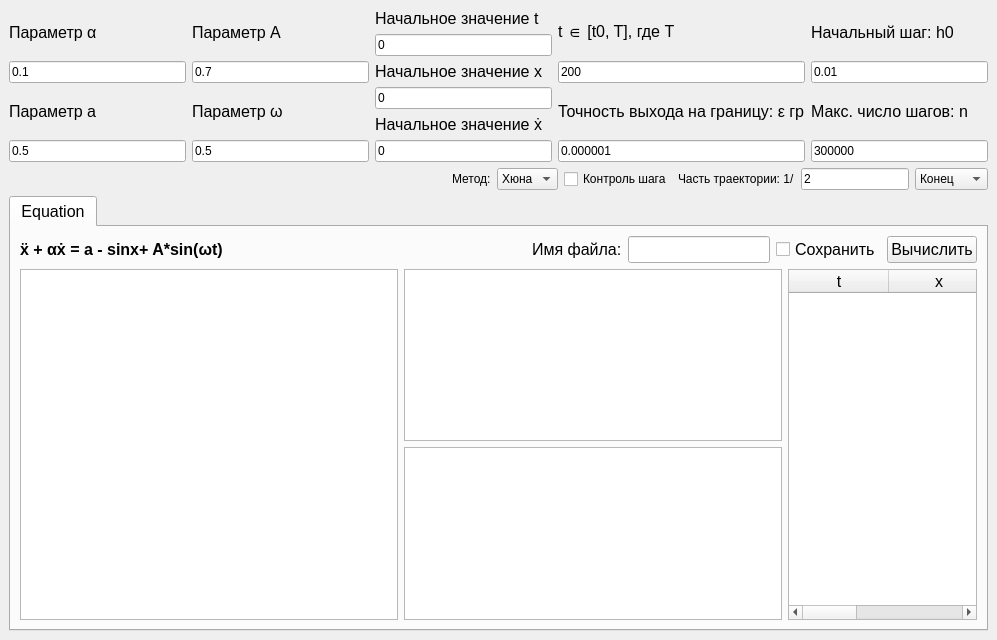
<?xml version="1.0" encoding="UTF-8"?>
<ui version="4.0">
 <class>MainWindow</class>
 <widget class="QMainWindow" name="MainWindow">
  <property name="geometry">
   <rect>
    <x>0</x>
    <y>0</y>
    <width>997</width>
    <height>640</height>
   </rect>
  </property>
  <property name="sizePolicy">
   <sizepolicy hsizetype="Preferred" vsizetype="Preferred">
    <horstretch>0</horstretch>
    <verstretch>0</verstretch>
   </sizepolicy>
  </property>
  <property name="sizeIncrement">
   <size>
    <width>0</width>
    <height>0</height>
   </size>
  </property>
  <property name="windowTitle">
   <string>MainWindow</string>
  </property>
  <widget class="QWidget" name="centralwidget">
   <property name="enabled">
    <bool>true</bool>
   </property>
   <property name="sizePolicy">
    <sizepolicy hsizetype="Preferred" vsizetype="Preferred">
     <horstretch>0</horstretch>
     <verstretch>0</verstretch>
    </sizepolicy>
   </property>
   <property name="layoutDirection">
    <enum>Qt::LeftToRight</enum>
   </property>
   <property name="autoFillBackground">
    <bool>false</bool>
   </property>
   <layout class="QGridLayout" name="gridLayout">
    <item row="0" column="0">
     <layout class="QVBoxLayout" name="verticalLayout_6">
      <item>
       <layout class="QHBoxLayout" name="horizontalLayout_2">
        <item>
         <layout class="QVBoxLayout" name="verticalLayout_15">
          <item>
           <layout class="QVBoxLayout" name="verticalLayout_11">
            <item>
             <widget class="QLabel" name="label_10">
              <property name="font">
               <font>
                <pointsize>12</pointsize>
               </font>
              </property>
              <property name="text">
               <string>Параметр α</string>
              </property>
             </widget>
            </item>
            <item>
             <widget class="QLineEdit" name="alpha">
              <property name="text">
               <string>0.1</string>
              </property>
             </widget>
            </item>
           </layout>
          </item>
          <item>
           <layout class="QVBoxLayout" name="verticalLayout_10">
            <item>
             <widget class="QLabel" name="label_8">
              <property name="font">
               <font>
                <pointsize>12</pointsize>
               </font>
              </property>
              <property name="text">
               <string>Параметр a</string>
              </property>
             </widget>
            </item>
            <item>
             <widget class="QLineEdit" name="a">
              <property name="text">
               <string>0.5</string>
              </property>
             </widget>
            </item>
           </layout>
          </item>
         </layout>
        </item>
        <item>
         <layout class="QVBoxLayout" name="verticalLayout_16">
          <item>
           <layout class="QVBoxLayout" name="verticalLayout_13">
            <item>
             <widget class="QLabel" name="label_14">
              <property name="font">
               <font>
                <pointsize>12</pointsize>
               </font>
              </property>
              <property name="text">
               <string>Параметр A</string>
              </property>
             </widget>
            </item>
            <item>
             <widget class="QLineEdit" name="A">
              <property name="text">
               <string>0.7</string>
              </property>
             </widget>
            </item>
           </layout>
          </item>
          <item>
           <layout class="QVBoxLayout" name="verticalLayout_14">
            <item>
             <widget class="QLabel" name="label_16">
              <property name="font">
               <font>
                <pointsize>12</pointsize>
               </font>
              </property>
              <property name="text">
               <string>Параметр ω</string>
              </property>
             </widget>
            </item>
            <item>
             <widget class="QLineEdit" name="omega">
              <property name="text">
               <string>0.5</string>
              </property>
             </widget>
            </item>
           </layout>
          </item>
         </layout>
        </item>
        <item>
         <layout class="QVBoxLayout" name="verticalLayout_22">
          <item>
           <layout class="QVBoxLayout" name="verticalLayout">
            <item>
             <widget class="QLabel" name="label">
              <property name="font">
               <font>
                <pointsize>12</pointsize>
               </font>
              </property>
              <property name="text">
               <string>Начальное значение t</string>
              </property>
             </widget>
            </item>
            <item>
             <widget class="QLineEdit" name="x0">
              <property name="text">
               <string>0</string>
              </property>
             </widget>
            </item>
           </layout>
          </item>
          <item>
           <layout class="QVBoxLayout" name="verticalLayout_2">
            <item>
             <widget class="QLabel" name="label_3">
              <property name="font">
               <font>
                <pointsize>12</pointsize>
                <bold>false</bold>
               </font>
              </property>
              <property name="text">
               <string>Начальное значение x</string>
              </property>
             </widget>
            </item>
            <item>
             <widget class="QLineEdit" name="u1">
              <property name="text">
               <string>0</string>
              </property>
             </widget>
            </item>
           </layout>
          </item>
          <item>
           <layout class="QVBoxLayout" name="verticalLayout_3">
            <item>
             <widget class="QLabel" name="label_15">
              <property name="font">
               <font>
                <pointsize>12</pointsize>
                <bold>false</bold>
               </font>
              </property>
              <property name="text">
               <string>Начальное значение ẋ</string>
              </property>
             </widget>
            </item>
            <item>
             <widget class="QLineEdit" name="u2">
              <property name="text">
               <string>0</string>
              </property>
             </widget>
            </item>
           </layout>
          </item>
         </layout>
        </item>
        <item>
         <layout class="QVBoxLayout" name="verticalLayout_17">
          <item>
           <layout class="QVBoxLayout" name="verticalLayout_4">
            <item>
             <widget class="QLabel" name="label_2">
              <property name="font">
               <font>
                <pointsize>12</pointsize>
               </font>
              </property>
              <property name="text">
               <string>t ∈ [t0, T], где T</string>
              </property>
             </widget>
            </item>
            <item>
             <widget class="QLineEdit" name="border">
              <property name="text">
               <string>200</string>
              </property>
             </widget>
            </item>
           </layout>
          </item>
          <item>
           <layout class="QVBoxLayout" name="verticalLayout_5">
            <item>
             <widget class="QLabel" name="label_5">
              <property name="font">
               <font>
                <pointsize>12</pointsize>
               </font>
              </property>
              <property name="text">
               <string>Точность выхода на границу: ε гр</string>
              </property>
             </widget>
            </item>
            <item>
             <widget class="QLineEdit" name="eps_border">
              <property name="text">
               <string>0.000001</string>
              </property>
             </widget>
            </item>
           </layout>
          </item>
         </layout>
        </item>
        <item>
         <layout class="QVBoxLayout" name="verticalLayout_21">
          <item>
           <layout class="QVBoxLayout" name="verticalLayout_7">
            <item>
             <widget class="QLabel" name="label_4">
              <property name="font">
               <font>
                <pointsize>12</pointsize>
               </font>
              </property>
              <property name="text">
               <string>Начальный шаг: h0</string>
              </property>
             </widget>
            </item>
            <item>
             <widget class="QLineEdit" name="h0">
              <property name="text">
               <string>0.01</string>
              </property>
             </widget>
            </item>
           </layout>
          </item>
          <item>
           <layout class="QVBoxLayout" name="verticalLayout_9">
            <item>
             <widget class="QLabel" name="label_6">
              <property name="font">
               <font>
                <pointsize>12</pointsize>
               </font>
              </property>
              <property name="text">
               <string>Макс. число шагов: n</string>
              </property>
             </widget>
            </item>
            <item>
             <widget class="QLineEdit" name="n">
              <property name="text">
               <string>300000</string>
              </property>
             </widget>
            </item>
           </layout>
          </item>
         </layout>
        </item>
       </layout>
      </item>
      <item>
       <layout class="QHBoxLayout" name="horizontalLayout">
        <item>
         <spacer name="horizontalSpacer">
          <property name="orientation">
           <enum>Qt::Horizontal</enum>
          </property>
          <property name="sizeHint" stdset="0">
           <size>
            <width>40</width>
            <height>20</height>
           </size>
          </property>
         </spacer>
        </item>
        <item>
         <widget class="QLabel" name="label_9">
          <property name="text">
           <string>Метод:</string>
          </property>
         </widget>
        </item>
        <item>
         <widget class="QComboBox" name="method">
          <item>
           <property name="text">
            <string>Хюна</string>
           </property>
          </item>
          <item>
           <property name="text">
            <string>РК 4</string>
           </property>
          </item>
         </widget>
        </item>
        <item>
         <widget class="QCheckBox" name="step_control">
          <property name="text">
           <string>Контроль шага</string>
          </property>
         </widget>
        </item>
        <item>
         <widget class="QLabel" name="label_7">
          <property name="text">
           <string>Часть траектории: 1/</string>
          </property>
         </widget>
        </item>
        <item>
         <widget class="QLineEdit" name="part">
          <property name="sizePolicy">
           <sizepolicy hsizetype="Preferred" vsizetype="Fixed">
            <horstretch>0</horstretch>
            <verstretch>0</verstretch>
           </sizepolicy>
          </property>
          <property name="text">
           <string>2</string>
          </property>
         </widget>
        </item>
        <item>
         <widget class="QComboBox" name="select_border">
          <property name="currentIndex">
           <number>1</number>
          </property>
          <item>
           <property name="text">
            <string>Начало</string>
           </property>
          </item>
          <item>
           <property name="text">
            <string>Конец</string>
           </property>
          </item>
         </widget>
        </item>
       </layout>
      </item>
     </layout>
    </item>
    <item row="1" column="0">
     <widget class="QTabWidget" name="tab_widget">
      <property name="sizePolicy">
       <sizepolicy hsizetype="Expanding" vsizetype="Expanding">
        <horstretch>0</horstretch>
        <verstretch>0</verstretch>
       </sizepolicy>
      </property>
      <property name="font">
       <font>
        <pointsize>12</pointsize>
       </font>
      </property>
      <property name="currentIndex">
       <number>0</number>
      </property>
      <widget class="QWidget" name="equation_3">
       <attribute name="title">
        <string>Equation</string>
       </attribute>
       <layout class="QGridLayout" name="gridLayout_3">
        <item row="0" column="0">
         <layout class="QVBoxLayout" name="verticalLayout_24">
          <item>
           <layout class="QHBoxLayout" name="horizontalLayout_4">
            <item>
             <widget class="QLabel" name="label_13">
              <property name="font">
               <font>
                <pointsize>12</pointsize>
                <bold>true</bold>
               </font>
              </property>
              <property name="text">
               <string>ẍ + αẋ = a - sinx+ A*sin(ωt)</string>
              </property>
             </widget>
            </item>
            <item>
             <spacer name="horizontalSpacer_3">
              <property name="orientation">
               <enum>Qt::Horizontal</enum>
              </property>
              <property name="sizeHint" stdset="0">
               <size>
                <width>40</width>
                <height>20</height>
               </size>
              </property>
             </spacer>
            </item>
            <item>
             <widget class="QLabel" name="label_17">
              <property name="font">
               <font>
                <pointsize>12</pointsize>
               </font>
              </property>
              <property name="text">
               <string>Имя файла:</string>
              </property>
             </widget>
            </item>
            <item>
             <widget class="QLineEdit" name="file_name">
              <property name="sizePolicy">
               <sizepolicy hsizetype="Minimum" vsizetype="Fixed">
                <horstretch>0</horstretch>
                <verstretch>0</verstretch>
               </sizepolicy>
              </property>
             </widget>
            </item>
            <item>
             <widget class="QCheckBox" name="save">
              <property name="enabled">
               <bool>true</bool>
              </property>
              <property name="font">
               <font>
                <pointsize>12</pointsize>
               </font>
              </property>
              <property name="text">
               <string>Сохранить</string>
              </property>
              <property name="checked">
               <bool>false</bool>
              </property>
             </widget>
            </item>
            <item>
             <widget class="QPushButton" name="solve_btn">
              <property name="font">
               <font>
                <pointsize>12</pointsize>
               </font>
              </property>
              <property name="text">
               <string>Вычислить</string>
              </property>
             </widget>
            </item>
           </layout>
          </item>
          <item>
           <layout class="QHBoxLayout" name="horizontalLayout_5" stretch="2,2,1">
            <item>
             <widget class="QChartView" name="phase_portrait"/>
            </item>
            <item>
             <layout class="QVBoxLayout" name="verticalLayout_20">
              <item>
               <widget class="QChartView" name="coord_chart"/>
              </item>
              <item>
               <widget class="QChartView" name="speed_chart"/>
              </item>
             </layout>
            </item>
            <item>
             <widget class="QTableWidget" name="table">
              <column>
               <property name="text">
                <string>t</string>
               </property>
               <property name="font">
                <font>
                 <pointsize>12</pointsize>
                </font>
               </property>
              </column>
              <column>
               <property name="text">
                <string>x</string>
               </property>
               <property name="font">
                <font>
                 <pointsize>12</pointsize>
                </font>
               </property>
              </column>
              <column>
               <property name="text">
                <string>ẋ</string>
               </property>
               <property name="font">
                <font>
                 <pointsize>12</pointsize>
                </font>
               </property>
              </column>
             </widget>
            </item>
           </layout>
          </item>
         </layout>
        </item>
       </layout>
      </widget>
     </widget>
    </item>
   </layout>
  </widget>
 </widget>
 <customwidgets>
  <customwidget>
   <class>QChartView</class>
   <extends>QGraphicsView</extends>
   <header>QtCharts</header>
  </customwidget>
 </customwidgets>
 <resources/>
 <connections/>
</ui>
